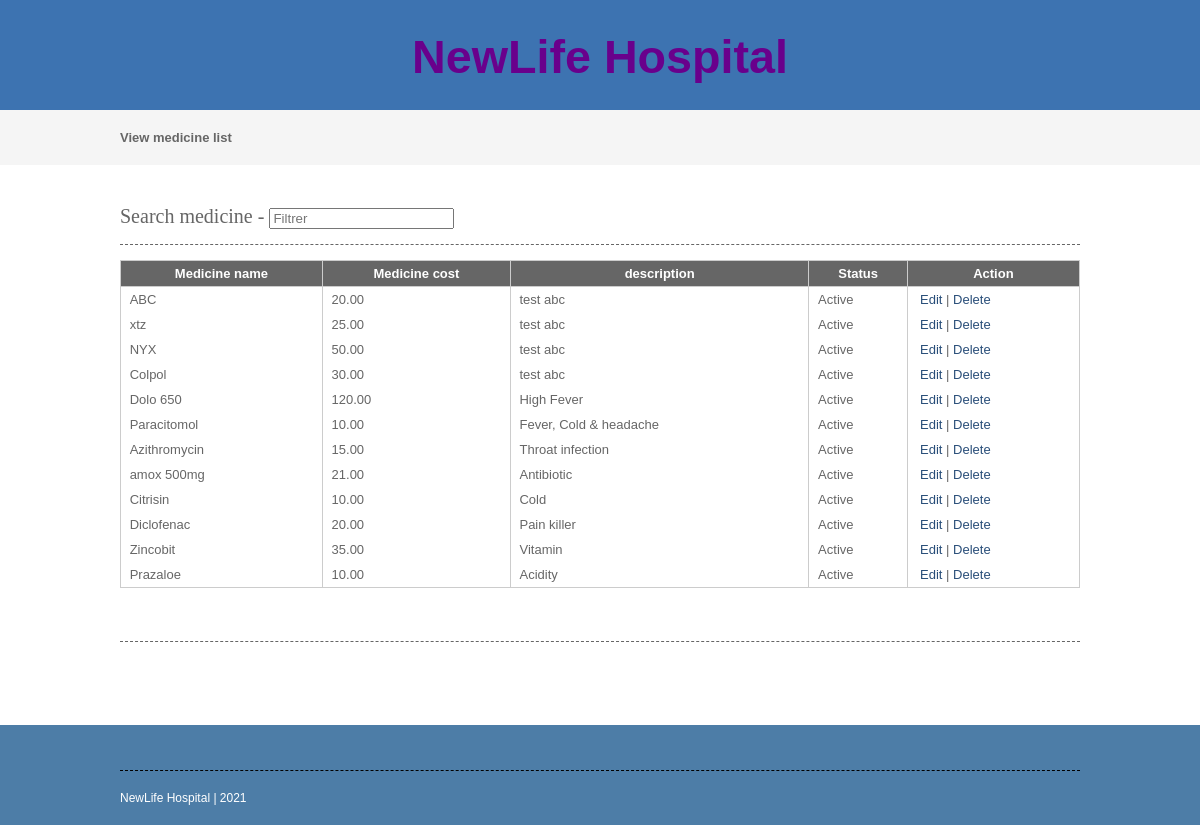
The page /viewmedicine.php on the database its author committed.
### tables this page shows
CREATE TABLE `medicine` (
  `medicineid` int(10) NOT NULL,
  `medicinename` varchar(25) NOT NULL,
  `medicinecost` float(10,2) NOT NULL,
  `description` text NOT NULL,
  `status` varchar(10) NOT NULL
);

### viewmedicine.php (the view, shortened to what this page needs)
<?php
include("headers.php");
include("dbconnection.php");
?>
<div class="wrapper col2">
  <div id="breadcrumb">
    <ul>
      <li class="first">View  medicine list</li></ul>
  </div>
</div>
<div class="wrapper col4">
  <div id="container">
<section class="container">
<h2>Search medicine - <input type="search" class="light-table-filter" data-table="order-table" placeholder="Filtrer" /></h2>
	<table class="order-table">
      <thead>
        <tr>
          <th>Medicine name</th>
          <th>Medicine cost</th>
          <th>description</th>
          <th>Status</th>
          <th>Action</th>
        </tr>
        </thead>
        <tbody>
          <?php
		$sql ="SELECT * FROM medicine";
		$qsql = mysqli_query($con,$sql);
		while($rs = mysqli_fetch_array($qsql))
		{
        echo "<tr>
          <td>&nbsp;$rs[medicinename]</td>
          <td>&nbsp;$rs[medicinecost]</td>
          <td>&nbsp;$rs[description]</td>
			 <td>&nbsp;$rs[status]</td>
			 <td>&nbsp;
			  <a href='medicine.php?editid=$rs[medicineid]'>Edit</a> | <a href='viewmedicine.php?delid=$rs[medicineid]'>Delete</a> </td>
        </tr>";
		}
		?>
      </tbody>
    </table>
    </section>
    <h1>&nbsp;</h1>
    <p>&nbsp;</p>
  </div>
</div>
<?php
include("footers.php");
?>

### layout/styles/layout.css (style rules this page uses)
html { overflow-y:scroll; }
body { margin:0; padding:0; font-size:13px; font-family:verdana, Arial, Helvetica, sans-serif; color:#FFFFFF; background-color:#4F473A; }
a { outline:none; text-decoration:none; }
div.wrapper { display:block; width:100%; margin:0; text-align:left; }
.col2 { color:#666666; background-color:#F5F5F5; }
.col3, .col4 { color:#666666; background-color:#FFFFFF; }
#head, #gallery, #breadcrumb, #container, #footer { display:block; position:relative; width:960px; margin:0 auto; }
#breadcrumb { padding:20px 0; }
#breadcrumb ul { margin:0; padding:0; list-style:none; }
#breadcrumb ul li { display:inline; }
#breadcrumb ul li.first { font-weight:bold; }
#container { padding:40px 0; }
#container h1, #container h2, #container h3, #container h4, #container h5, #container h6 { margin:0 0 15px 0; padding:0 0 15px 0; line-height:normal; font-weight:normal; font-size:20px; font-family:Georgia, "Times New Roman", Times, serif; border-bottom:1px dashed #666666; }
#container a { color:#294E79; background-color:#FFFFFF; }

### layout/styles/tables.css (style rules this page uses)
table { width:100%; border-collapse:collapse; table-layout:auto; vertical-align:top; margin-bottom:15px; border:1px solid #CCCCCC; }
table thead th { color:#FFFFFF; background-color:#666666; border:1px solid #CCCCCC; border-collapse:collapse; text-align:center; table-layout:auto; vertical-align:middle; }
table tbody td { vertical-align:top; border-collapse:collapse; border-left:1px solid #CCCCCC; border-right:1px solid #CCCCCC; }
table thead th, table tbody td { padding:5px; border-collapse:collapse; }

### rows shown on the page
medicine: medicinename "ABC", medicinecost "20.00", description "test abc", status "Active"
medicine: medicinename "xtz", medicinecost "25.00", description "test abc", status "Active"
medicine: medicinename "NYX", medicinecost "50.00", description "test abc", status "Active"
medicine: medicinename "Colpol", medicinecost "30.00", description "test abc", status "Active"
medicine: medicinename "Dolo 650", medicinecost "120.00", description "High Fever", status "Active"
medicine: medicinename "Paracitomol", medicinecost "10.00", description "Fever, Cold & headache", status "Active"
medicine: medicinename "Azithromycin", medicinecost "15.00", description "Throat infection", status "Active"
medicine: medicinename "amox 500mg", medicinecost "21.00", description "Antibiotic", status "Active"
medicine: medicinename "Citrisin", medicinecost "10.00", description "Cold", status "Active"
medicine: medicinename "Diclofenac", medicinecost "20.00", description "Pain killer", status "Active"
medicine: medicinename "Zincobit", medicinecost "35.00", description "Vitamin", status "Active"
medicine: medicinename "Prazaloe", medicinecost "10.00", description "Acidity", status "Active"
